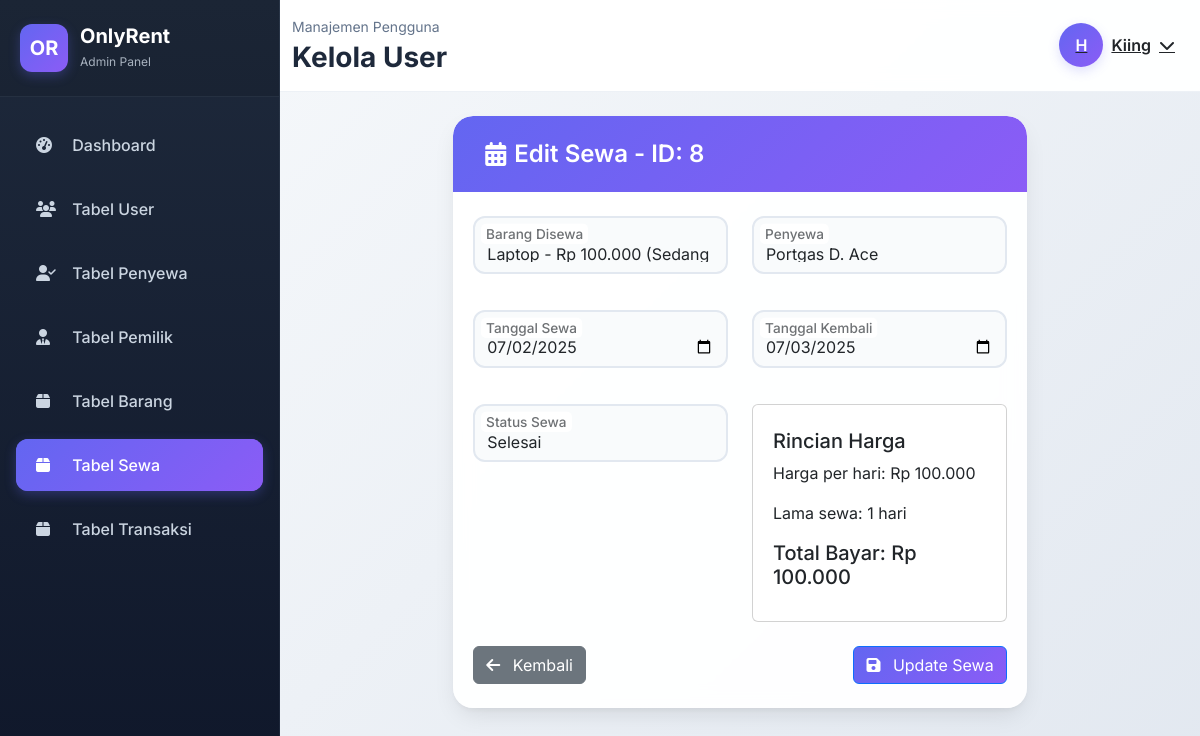
The app's page /views/admin/edit_sewa.php?id=8 (signed in) with its own data.
### tables this page shows
CREATE TABLE `sewa` (
  `id_sewa` int(11) NOT NULL,
  `id_barang` int(11) NOT NULL,
  `id_penyewa` int(11) NOT NULL,
  `tanggalSewa` datetime NOT NULL,
  `tanggalKembali` datetime NOT NULL,
  `totalBayar` int(12) NOT NULL,
  `status` int(1) NOT NULL,
  `created_at` timestamp NOT NULL DEFAULT current_timestamp(),
  `updated_at` timestamp NOT NULL DEFAULT current_timestamp() ON UPDATE current_timestamp()
);

CREATE TABLE `barang` (
  `id_barang` int(11) NOT NULL,
  `id_pemilik` int(11) NOT NULL,
  `nama_barang` varchar(100) NOT NULL,
  `gambar` longtext NOT NULL CHECK (json_valid(`gambar`)),
  `deskripsi` text NOT NULL,
  `harga_sewa` varchar(10) NOT NULL,
  `status` int(1) NOT NULL
);

CREATE TABLE `penyewa` (
  `id_penyewa` int(11) NOT NULL,
  `nama` varchar(100) NOT NULL,
  `alamat` text NOT NULL,
  `no_telp` varchar(25) NOT NULL,
  `id_pengguna` int(1) NOT NULL
);

### models/Sewa.php (called while the page is built, shortened)
<?php
class Sewa {
    private $conn;
    public function __construct($db) {
        $this->conn = $db;
    }
    public function getById($id_sewa) {
        $stmt = $this->conn->prepare("SELECT s.*, b.nama_barang, p.nama as nama_penyewa
                                    FROM sewa s
                                    JOIN barang b ON s.id_barang = b.id_barang
                                    JOIN penyewa p ON s.id_penyewa = p.id_penyewa
                                    WHERE s.id_sewa = ?");
        $stmt->bind_param("i", $id_sewa);
        $stmt->execute();
        $result = $stmt->get_result();
        return $result->fetch_assoc();
    }
}
?>

### models/Barang.php (called while the page is built, shortened)
<?php
class Barang {
    private $conn;
    public function __construct($db) {
        $this->conn = $db;
    }
    public function getAll($filter = []) {
    $query = "SELECT * FROM barang WHERE 1=1";
    $params = [];
    $types = "";
    if (!empty($filter['include_current'])) {
        $query .= " AND (status = ? OR id_barang = ?)";
        $params[] = 1;
        $params[] = $filter['include_current'];
        $types .= "ii";
    }
    $stmt = $this->conn->prepare($query);
    if (!empty($params)) {
        $stmt->bind_param($types, ...$params);
    }
    $stmt->execute();
    $result = $stmt->get_result();
    return $result->fetch_all(MYSQLI_ASSOC);
}
}

### models/Penyewa.php (called while the page is built, shortened)
<?php
class Penyewa {
    private $conn;
    public function __construct($db) {
        $this->conn = $db;
    }
public function getAll() {
    $query = "SELECT * FROM penyewa";
    $stmt = $this->conn->prepare($query);
    $stmt->execute();
    $result = $stmt->get_result();
    return $result->fetch_all(MYSQLI_ASSOC);
}
}

### views/admin/edit_sewa.php (the view, shortened to what this page needs)
<?php
    require_once '../../config/connect_db.php';
    require_once '../../models/Sewa.php';
    require_once '../../models/Barang.php';
    require_once '../../models/Penyewa.php';
    $db = getDBConnection();
    $sewaModel = new Sewa($db);
    $barangModel = new Barang($db);
    $penyewaModel = new Penyewa($db);
    $sewa = $sewaModel->getById($_GET['id']);
    $daftar_barang = $barangModel->getAll([
        'status' => 1,
        'include_current' => $sewa['id_barang']
    ]);
    $daftar_penyewa = $penyewaModel->getAll();
?>
<!DOCTYPE html>
<html lang="id">
<head>
    <link href="https://cdn.jsdelivr.net/npm/bootstrap@5.3.3/dist/css/bootstrap.min.css" rel="stylesheet">
    <link href="https://cdnjs.cloudflare.com/ajax/libs/font-awesome/6.4.0/css/all.min.css" rel="stylesheet">
    <link rel="stylesheet" href="../../assets/css/admin/index.css">
</head>
<body>
    <?php include('nav.php'); ?>
    <div class="main-content">
        <?php include('top_nav.php'); ?>
        <div class="content-wrapper">
            <div class="row justify-content-center animate-fade-in">
                <div class="col-lg-8">
                    <div class="card form-card">
                        <div class="card-header">
                            <h4>
                                <i class="fas fa-calendar-alt me-2"></i>
                                Edit Sewa - ID: <?php echo htmlspecialchars($sewa['id_sewa']); ?>
                            </h4>
                        </div>
                        <div class="card-body">
                            <form id="sewaForm" action="/controllers/SewaController.php?action=update" method="POST">
                                <div class="row mb-3">
                                    <div class="col-md-6">
                                        <div class="form-floating">
                                            <select class="form-select" id="id_barang" name="id_barang" required>
                                                <?php foreach ($daftar_barang as $barang): ?>
                                                    <option value="<?php echo $barang['id_barang']; ?>"
                                                        data-harga="<?php echo $barang['harga_sewa']; ?>"
                                                        <?php echo ($barang['id_barang'] == $sewa['id_barang']) ? 'selected' : ''; ?>
                                                        <?php echo ($barang['status'] == 0 && $barang['id_barang'] != $sewa['id_barang']) ? 'disabled' : ''; ?>>
                                                        <?php echo htmlspecialchars($barang['nama_barang'] . ' - Rp ' . number_format($barang['harga_sewa'], 0, ',', '.')); ?>
                                                        <?php echo ($barang['id_barang'] == $sewa['id_barang']) ? ' (Sedang disewa)' : ''; ?>
                                                    </option>
                                                <?php endforeach; ?>
                                            </select>
                                            <label for="id_barang">Barang Disewa</label>
                                        </div>
                                    </div>
                                    <div class="col-md-6">
                                        <div class="form-floating">
                                            <select class="form-select" id="id_penyewa" name="id_penyewa" required>
                                                <?php foreach ($daftar_penyewa as $penyewa): ?>
                                                    <option value="<?php echo $penyewa['id_penyewa']; ?>"
                                                        <?php echo ($penyewa['id_penyewa'] == $sewa['id_penyewa']) ? 'selected' : ''; ?>>
                                                        <?php echo htmlspecialchars($penyewa['nama']); ?>
                                                    </option>
                                                <?php endforeach; ?>
                                            </select>
                                            <label for="id_penyewa">Penyewa</label>
                                        </div>
                                    </div>
                                </div>
                                <div class="row mb-3">
                                    <div class="col-md-6">
                                        <div class="form-floating">
                                            <input type="date" class="form-control" id="tanggal_sewa" name="tanggal_sewa"
                                                   value="<?php echo date('Y-m-d', strtotime($sewa['tanggalSewa'])); ?>" required>
                                            <label for="tanggal_sewa">Tanggal Sewa</label>
                                        </div>
                                    </div>
                                    <div class="col-md-6">
                                        <div class="form-floating">
                                            <input type="date" class="form-control" id="tanggal_kembali" name="tanggal_kembali"
                                                   value="<?php echo date('Y-m-d', strtotime($sewa['tanggalKembali'])); ?>" required>
                                            <label for="tanggal_kembali">Tanggal Kembali</label>
                                        </div>
                                    </div>
                                </div>
                                <div class="row mb-3">
                                    <div class="col-md-6">
                                        <div class="form-floating">
                                            <select class="form-select" id="status" name="status" required>
                                                <option value="2" <?php echo ($sewa['status'] == 2) ? 'selected' : ''; ?>>Selesai</option>
                                            </select>
                                            <label for="status">Status Sewa</label>
                                        </div>
                                    </div>
                                    <div class="col-md-6">
                                        <div class="card">
                                            <div class="card-body">
                                                <h5>Rincian Harga</h5>
                                                <p>Harga per hari: <span id="hargaPerHari">Rp <?php echo number_format($barangModel->getById($sewa['id_barang'])['harga_sewa'], 0, ',', '.'); ?></span></p>
                                                <p>Lama sewa: <span id="lamaSewa">
                                                </span></p>
                                                <h5>Total Bayar: <span id="totalBayar">Rp <?php echo number_format($sewa['totalBayar'], 0, ',', '.'); ?></span></h5>
                                            </div>
                                        </div>
                                    </div>
                                </div>
                                <div class="d-flex justify-content-between align-items-center mt-4">
                                    <a href="tabel_sewa.php" class="btn btn-secondary">
                                        <i class="fas fa-arrow-left me-2"></i>
                                        Kembali
                                    </a>
                                    <button type="submit" class="btn btn-primary">
                                        <i class="fas fa-save me-2"></i>
                                        Update Sewa
                                    </button>
                                </div>
                            </form>
                        </div>
                    </div>
                </div>
            </div>
        </div>
    </div>
</body>
</html>

### assets/css/admin/index.css (style rules this page uses)
:root { --sidebar-width: 280px; --sidebar-mobile-width: 260px; --primary-color: #6366f1; --primary-dark: #4f46e5; --sidebar-bg: linear-gradient(180deg, #1e293b 0%, #0f172a 100%); --sidebar-text: #cbd5e1; --sidebar-hover: rgba(99, 102, 241, 0.1); --card-shadow: 0 10px 25px -5px rgba(0, 0, 0, 0.1), 0 4px 6px -2px rgba(0, 0, 0, 0.05); --hover-shadow: 0 20px 25px -5px rgba(0, 0, 0, 0.1), 0 10px 10px -5px rgba(0, 0, 0, 0.04); }
* { margin: 0; padding: 0; box-sizing: border-box; }
body { font-family: 'Inter', -apple-system, BlinkMacSystemFont, sans-serif; background: linear-gradient(135deg, #f8fafc 0%, #e2e8f0 100%); color: #334155; overflow-x: hidden; }
.main-content { margin-left: var(--sidebar-width); min-height: 100vh; background: transparent; transition: all 0.3s ease; }
.content-wrapper { padding: 32px; }
.stats-card, .management-card, .table-card, .form-card { border-radius: 20px; border: none; box-shadow: var(--card-shadow); background: rgba(255, 255, 255, 0.95); backdrop-filter: blur(10px); overflow: hidden; transition: all 0.3s ease; }
.management-card .card-header, .table-card .card-header, .form-card .card-header { background: linear-gradient(135deg, var(--primary-color), #8b5cf6); color: white; border-radius: 20px 20px 0 0; padding: 24px 32px; border: none; }
.management-card .card-header h5, .table-card .card-header h4, .form-card .card-header h4 { font-weight: 600; margin: 0; display: flex; align-items: center; }
.table-card .card-header i, .form-card .card-header i { margin-right: 12px; font-size: 24px; }
.management-card .card-body, .table-card .card-body, .form-card .card-body { padding: 32px; }
.form-floating { margin-bottom: 20px; }
.form-floating input, .form-floating select { border: 2px solid #e2e8f0; border-radius: 12px; padding: 16px 12px; font-size: 16px; transition: all 0.3s ease; background: rgba(248, 250, 252, 0.8); }
.form-floating label { color: #64748b; font-weight: 500; }
.btn-primary { background: linear-gradient(135deg, var(--primary-color), #8b5cf6); }
.animate-fade-in { animation: fadeIn 0.6s ease-out; }
@media (max-width: 1200px) { .content-wrapper { padding: 24px; } }
@media (max-width: 1200px) { .management-card .card-body, .table-card .card-body, .form-card .card-body { padding: 24px 20px; } }

### records on screen
sewa: id_sewa "8", id_barang "Laptop - Rp 100.000 (Sedang disewa)", id_penyewa "Portgas D. Ace", tanggal_sewa "07/02/2025", tanggal_kembali "07/03/2025", status "Selesai"

### other values on screen
$username "Kiing"
